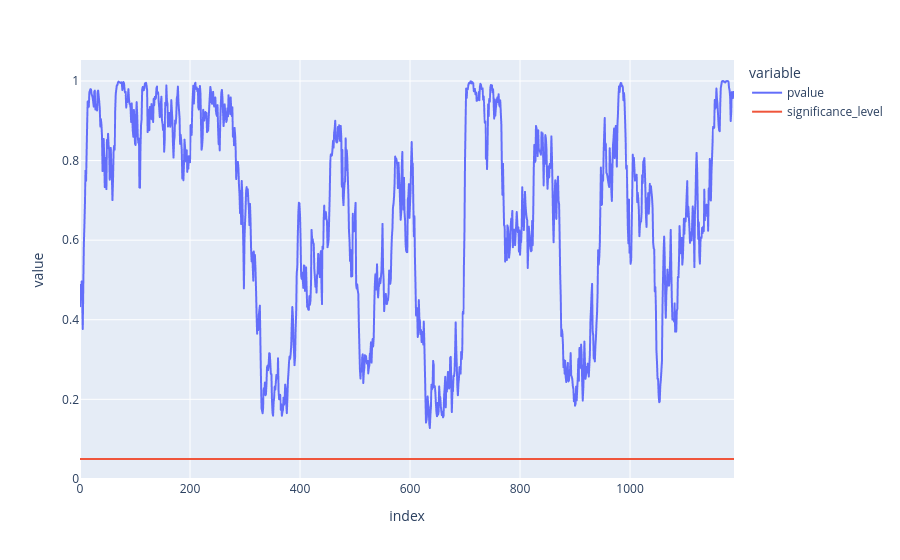

Notebook code cell kept with this figure:
### Code cell
norm_test(d, smw=(120, 1))

### Figure 1 — Plotly figure (JSON) as saved in the notebook; plotly's stock layout.template omitted (floating-point values rounded to 4 significant figures; data arrays with more than 128 entries replaced by an {"elided": "..."} marker saying what was removed)
{"data": [{"hovertemplate": "variable=pvalue<br>index=%{x}<br>value=%{y}<extra></extra>", "legendgroup": "pvalue", "line": {"color": "#636efa", "dash": "solid"}, "marker": {"symbol": "circle"}, "mode": "lines", "name": "pvalue", "showlegend": true, "type": "scattergl", "x": {"elided": "1190 int values"}, "xaxis": "x", "y": {"elided": "1190 float values"}, "yaxis": "y"}, {"hovertemplate": "variable=significance_level<br>index=%{x}<br>value=%{y}<extra></extra>", "legendgroup": "significance_level", "line": {"color": "#EF553B", "dash": "solid"}, "marker": {"symbol": "circle"}, "mode": "lines", "name": "significance_level", "showlegend": true, "type": "scattergl", "x": {"elided": "1190 int values"}, "xaxis": "x", "y": {"elided": "1190 float values"}, "yaxis": "y"}], "layout": {"legend": {"title": {"text": "variable"}, "tracegroupgap": 0}, "margin": {"t": 60}, "xaxis": {"anchor": "y", "domain": [0, 1], "title": {"text": "index"}}, "yaxis": {"anchor": "x", "domain": [0, 1], "title": {"text": "value"}}}}
